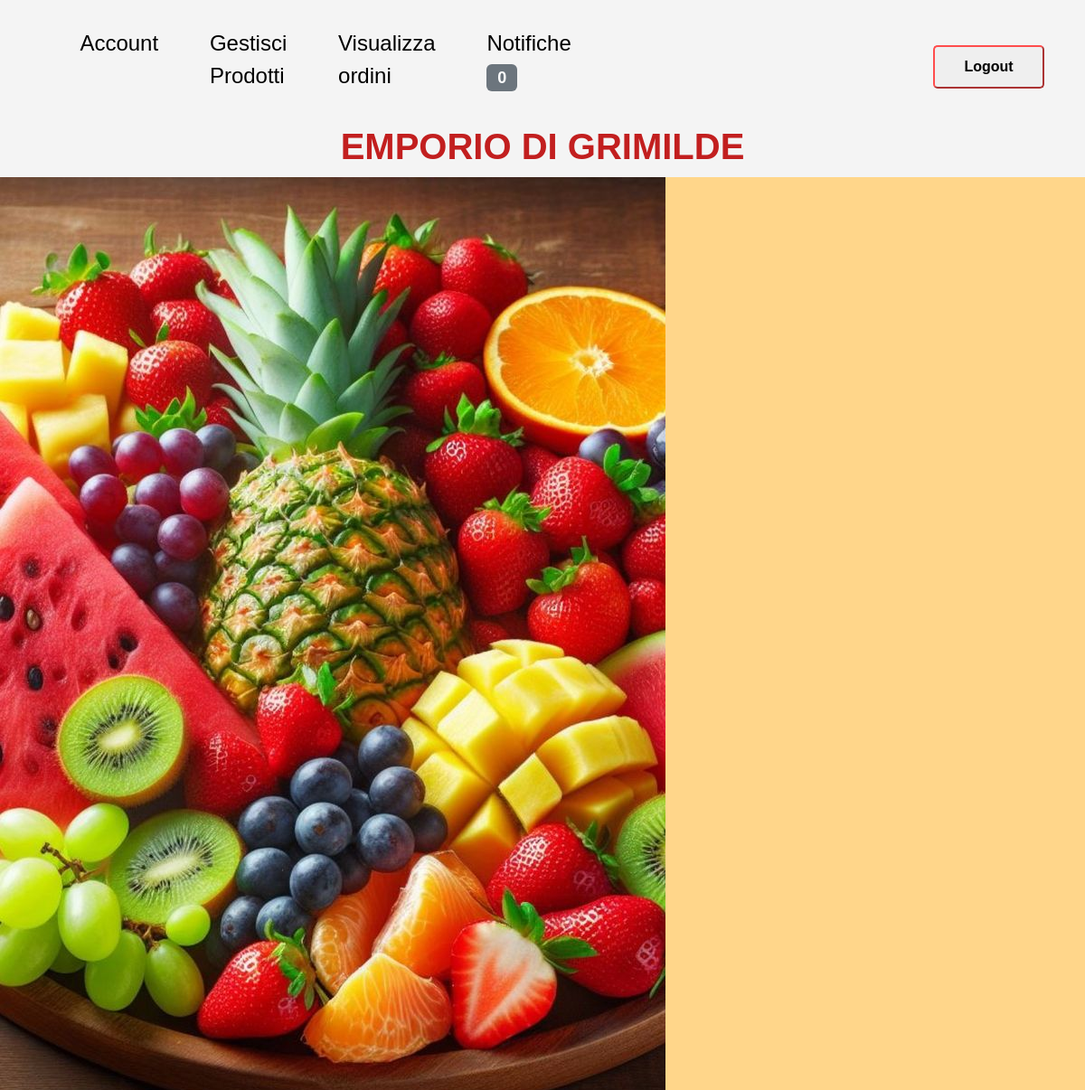
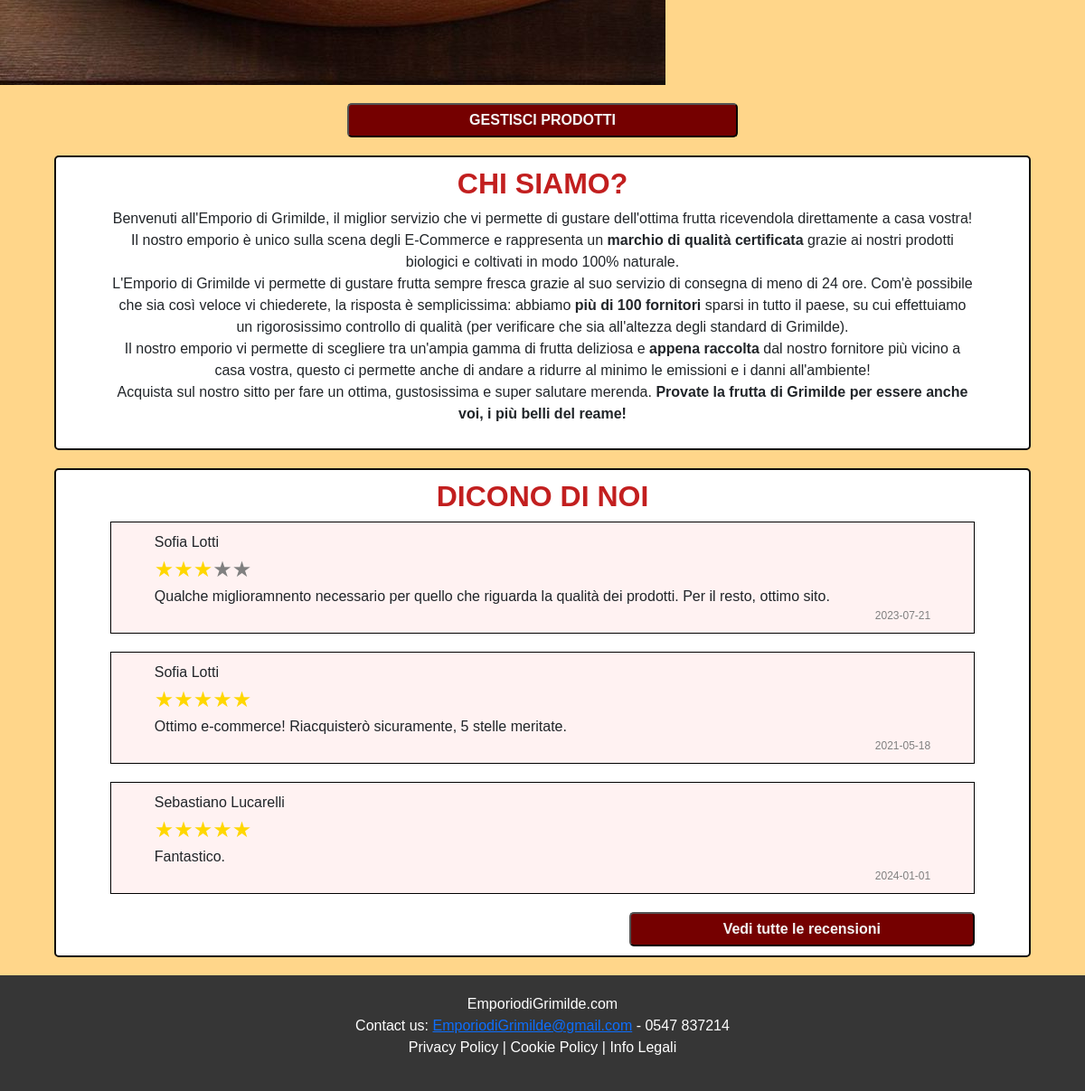
The page /php/index.php (signed in) on the database as committed earlier (2 pictures, top to bottom).
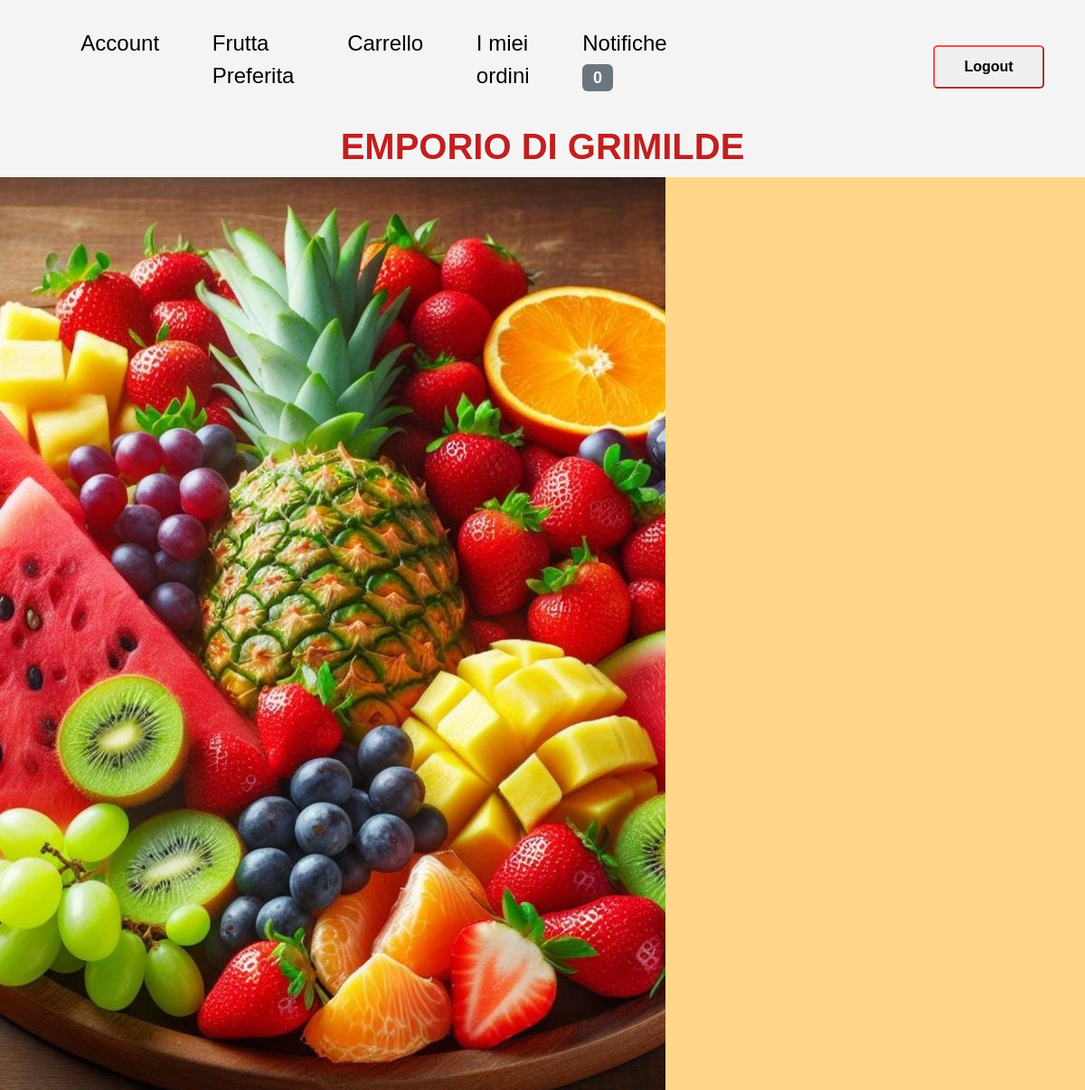
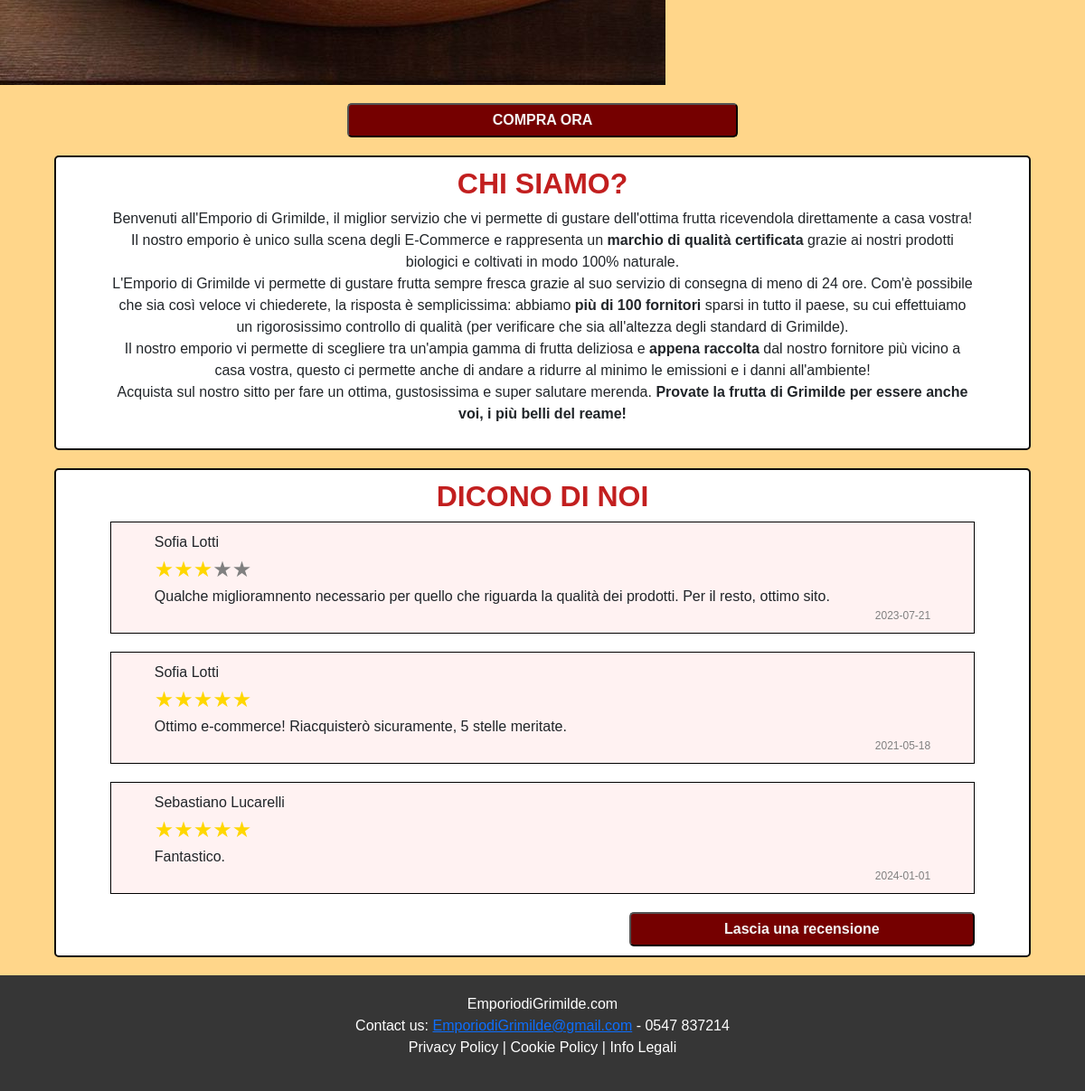
The same page on the database as committed later (2 pictures, top to bottom).
### tables this page shows
create table CLIENTE (
     E_mail varchar(50) not null,
     Password varchar(20) not null,
     Nome varchar(20) not null,
     Cognome varchar(20) not null,
     DataNascita date not null,
     Sesso varchar(15) not null,
     ImmagineProfilo varchar(200),
     Amministratore char not null DEFAULT 'N',
     primary key (E_mail));

create table RECENSIONE (
     E_mail varchar(50) not null,
     NumeroStelle float(3) not null,
     DataRecensione date not null,
     TestoRecensione varchar(250),
     primary key (E_mail, DataRecensione));

### php/index.php (called while the page is built, shortened)
<?php
require_once("bootstrap.php");
$templateParams["canvas"] = "contenutoOffCanvas.php";
$templateParams["titolo"] = "Grimilde's - Home";
$templateParams["nome"] = "contenutoIndex.php";
$templateParams["recensioni"] = $dbh->getRecensioni();
require("../template/base.php");
?>

### db/database.php (called while the page is built, shortened)
<?php
class DatabaseHelper{
    private $db;
    public function __construct($servername, $username, $password, $dbname, $port){
        $this->db = new mysqli($servername, $username, $password, $dbname, $port);
    }
    public function getRecensioni() {
    $n=3;
    $stmt = $this->db->prepare("
        SELECT r.NumeroStelle, r.DataRecensione,
            r.TestoRecensione, c.Nome, c.Cognome
        FROM recensione r
        JOIN cliente c
        ON r.E_mail = c.E_mail
        ORDER BY RAND()
        LIMIT ?");
    $stmt->bind_param("i",$n);
    $stmt->execute();
    $result = $stmt->get_result();
    return $result->fetch_all(MYSQLI_ASSOC);
    }
    public function isUtenteAdmin($email){
        $stmt = $this->db->prepare("SELECT Amministratore
                                            FROM CLIENTE
                                            WHERE E_mail = ?");
        $stmt->bind_param("s", $email);
        $stmt->execute();
        $result = $stmt->get_result();
        $row = $result->fetch_assoc();
        return $row['Amministratore'] === 'Y';
    }
    public function countNotificheDaLeggere(){
        $utente = $_SESSION["E_mail"];
        $stmt = $this->db->prepare("SELECT COUNT(*) as numNotifiche
                                    FROM NOTIFICA
                                    WHERE StatoNotifica = 'daLeggere'
                                    AND NotificaAdmin = 'N'
                                    AND E_mail = ?");
        $stmt->bind_param("s", $utente);
        $stmt->execute();
        $result = $stmt->get_result();
        $row = $result->fetch_assoc();
        return $row['numNotifiche'];
    }
    public function countNotificheAdminDaLeggere(){
        $utente = $_SESSION["E_mail"];
        $stmt = $this->db->prepare("SELECT COUNT(*) as numNotifiche
                                    FROM NOTIFICA
                                    WHERE StatoNotifica = 'daLeggere'
                                    AND NotificaAdmin = 'Y'
                                    AND E_mail = ?");
        $stmt->bind_param("s", $utente);
        $stmt->execute();
        $result = $stmt->get_result();
        $row = $result->fetch_assoc();
        return $row['numNotifiche'];
    }
}
?>

### php/bootstrap.php (called while the page is built, shortened)
<?php
require_once("../db/database.php");
$dbh = new DatabaseHelper("localhost", "root", "", "GrimildeDatabase", 3306);
?>

### template/contenutoIndex.php (the view)
<img src="../utils/img/frutta.jpg" alt="background" />
<form action="" method="POST">
    <label for="acquista" hidden></label><input type="submit" name="acquista" id="acquista" value="<?php if(!isset($_SESSION["E_mail"]) || !$dbh->isUtenteAdmin($_SESSION["E_mail"])): ?>COMPRA ORA<?php else: ?>GESTISCI PRODOTTI<?php endif; ?>" />
</form>
<article class="text-center">
    <h2>CHI SIAMO?</h2>
    <p>
        Benvenuti all'Emporio di Grimilde, il miglior servizio che vi permette di gustare dell'ottima frutta ricevendola
        direttamente a casa vostra! Il nostro emporio è unico sulla scena degli E-Commerce e rappresenta un <strong>marchio di qualit&agrave
        certificata</strong> grazie ai nostri prodotti biologici e coltivati in modo 100% naturale. <br>
        L'Emporio di Grimilde vi permette di gustare frutta sempre fresca grazie al suo servizio di consegna di meno di 24 ore. Com'&egrave
        possibile che sia cos&igrave veloce vi chiederete, la risposta &egrave semplicissima: abbiamo<strong> pi&ugrave di 100 fornitori</strong>
        sparsi in tutto il paese, su cui effettuiamo un rigorosissimo controllo di qualit&agrave (per verificare che sia all'altezza degli
        standard di Grimilde).<br>
        Il nostro emporio vi permette di scegliere tra un'ampia gamma di frutta deliziosa e <strong>appena raccolta</strong> dal nostro fornitore pi&ugrave
        vicino a casa vostra, questo ci permette anche di andare a ridurre al minimo le emissioni e i danni all'ambiente!<br>
        Acquista sul nostro sitto per fare un ottima, gustosissima e super salutare merenda. <strong>Provate la  frutta di Grimilde per
        essere anche voi, i pi&ugrave belli del reame!</strong>
    </p>
</article>
<article>
    <h2>DICONO DI NOI</h2>
    <?php foreach($templateParams["recensioni"] as $recensione): ?>
    <article>
        <header>
            <p><?php echo $recensione["Nome"]; ?> <?php echo $recensione["Cognome"]; ?></p>
            <p><?php for ($i = 1; $i <= 5; $i++) {
                if ($i <= $recensione["NumeroStelle"]) {
                    echo '<span data-filled="true">★</span>';
                } else {
                    echo '<span data-filled="false">★</span>';
                }
            } ?>
            </p>
        </header>
        <section>
            <p><?php echo $recensione["TestoRecensione"]; ?></p>
        </section>
        <footer>
            <p><?php echo $recensione["DataRecensione"]; ?></p>
        </footer>
    </article>
    <?php endforeach; ?>
    <form action="" method="POST" class="text-end">
        <?php if(!isset($_SESSION["E_mail"]) || !$dbh->isUtenteAdmin($_SESSION["E_mail"])): ?>
        <label for="creaRecensione" hidden></label><input type="submit" name="creaRecensione" id="creaRecensione" value="Lascia una recensione" />
        <?php else: ?>
        <label for="vediRecensioni" hidden></label><input type="submit" name="vediRecensioni" id="vediRecensioni" value="Vedi tutte le recensioni" />
        <?php endif; ?>
    </form>
</article>

### template/base.php (shortened to what this page needs)
<!DOCTYPE html>
<html lang="it">
    <head>
        <link rel="stylesheet" type="text/css" href="../css/style.css" />
        <link href="https://cdn.jsdelivr.net/npm/bootstrap@5.3.3/dist/css/bootstrap.min.css" rel="stylesheet">
    </head>
    <body>
        <header>
            <?php if (isset($templateParams["canvas"])):
                require($templateParams["canvas"]); endif;
            ?>
            <h1><a href="index.php">EMPORIO DI GRIMILDE</a></h1>
        </header>
        <main>
            <?php
                require($templateParams["nome"]);
            ?>
        </main>
        <footer>
            <p>
                EmporiodiGrimilde.com<br>
                Contact us: <a href="#">EmporiodiGrimilde@gmail.com</a> - 0547 837214<br>
                Privacy Policy | Cookie Policy | Info Legali
            </p>
        </footer>
    </body>
</html>

### template/contenutoOffCanvas.php (shortened to what this page needs)
<div class="offcanvas-lg offcanvas-start" tabindex="-1" id="offcanvasResponsive" aria-labelledby="offcanvasResponsiveLabel">
  <div class="offcanvas-body">
    <nav>
        <ul>
            <li><a href="profilo.php">Account</a></li>
            <?php if(!isset($_SESSION["E_mail"]) || !$dbh->isUtenteAdmin($_SESSION["E_mail"])): ?>
            <li><a href="fruttaPreferita.php">Frutta Preferita</a></li>
            <li><a href="carrello.php">Carrello</a></li>
            <li><a href="ordini.php">I miei ordini</a></li>
            <?php else: ?>
            <li><a href="acquisto.php">Gestisci Prodotti</a></li>
            <li><a href="ordini.php">Visualizza ordini</a></li>
            <?php endif; ?>
            <li><a href="storicoNotifiche.php">Notifiche  <?php if(isset($_SESSION["E_mail"])): ?><span class="badge text-bg-secondary">
            <?php if(!$dbh->isUtenteAdmin($_SESSION["E_mail"])) {echo $dbh->countNotificheDaLeggere();}
            else{echo $dbh->countNotificheAdminDaLeggere();} ?></span><?php endif; ?>
            </a></li>
        </ul>
    </nav>
    <form action="" method="POST">
    <?php if(isset($_SESSION["E_mail"])): ?>
      <label for="logoutButton" hidden></label><input type="submit" id="logoutButton" name="logout" value="Logout" />
    <?php endif; ?>
    </form>
  </div>
</div>

### css/style.css (style rules this page uses)
* { font-family: 'Gill Sans', 'Gill Sans MT', Calibri, 'Trebuchet MS', sans-serif; }
body, header, h1, h2, h5, ul { margin: 0; padding: 0; }
h1, h2 { font-family: Verdana, Geneva, Tahoma, sans-serif; }
body > header > h1, article > h2 { color: rgb(194, 31, 31); text-align: center; font-weight: 600; }
body > header { display: grid; grid-template-columns: auto auto; align-items: center; padding: 10px 5%; background-color: #f4f4f4; }
h1 { margin: 0 !important; }
h1>a { all: unset; cursor: pointer; }
body > footer { background-color: rgb(54,54,54); color: #fff; text-align: center; padding: 20px 0; }
body > main { background-color: rgb(255, 214, 138); padding-bottom: 20px; }
body > main form { text-align: center; }
body > main form input[type="submit"] { width: 40%; text-align: center; text-decoration: none; padding: 5px 10px; font-size: 16px; border-radius: 5px; background-color: #750000; color: #f4f4f4; font-weight: 600; }
img { max-width: 100%; }
main > *:not(:first-child img) { margin: 20px 5% 0; }
body > main > article, body > main > section { border: 2px solid rgb(15, 13, 13); border-radius: 5px; padding: 10px 5%; background-color: white; }
body > main > article > article { border: 1px solid black; padding: 10px 5%; margin-bottom: 20px; background-color: rgb(255, 242, 242); }
body > main > article > article p { margin-bottom: 0; }
body > main > article > article > header > p > span { color: grey; font-size: 24px; }
body > main > article > article > header > p > span[data-filled="true"] { color : gold; }
body > main > article > article > footer p { text-align: end; color: grey; font-size: 12px; }
ul li a { text-decoration: none; }
ul { list-style: none; padding: 0; margin: 0; padding-left: 0 !important; }
div div ul>li { margin: 10px 5%; }
div div ul>li>a { display: block; color: black; font-size: 1.5em; padding: 10px 0; transition: all 0.3s ease; }
header div form { text-align: center; }
header div form input[type="submit"] { border-color: #ff4d4d; color: rgb(0, 0, 0); border-radius: 5px; padding: 10px 30%; font-size: 100%; font-weight: bold; cursor: pointer; transition: all 0.3s ease; }
@media screen and (min-width:768px) { body > header { display: inline-block; vertical-align: top; width: 100%; } }
@media screen and (min-width:768px) { body > header > div > div { display: inline-flex; justify-content: space-between; align-items: center; } }
@media screen and (min-width:768px) { body>header>div>div>form { width: 10%; } }
@media screen and (min-width:768px) { body > header > div > div ul { width: 100%; display: inline-flex; } }

Rows that differ between the two databases and show on the page:
changed cliente: Amministratore "Y" → "N" (drawn); acquista "GESTISCI PRODOTTI" → "COMPRA ORA"
Other text that changed with them:
$dbh->countNotificheDaLeggere(): (not shown) → "0"
form field creaRecensione: (not shown) → "Lascia una recensione"
$dbh->countNotificheAdminDaLeggere(): "0" → (not shown)
form field vediRecensioni: "Vedi tutte le recensioni" → (not shown)
text no longer shown: "Gestisci Prodotti Visualizza ordini"
text now shown: "Frutta Preferita Carrello I miei ordini"
